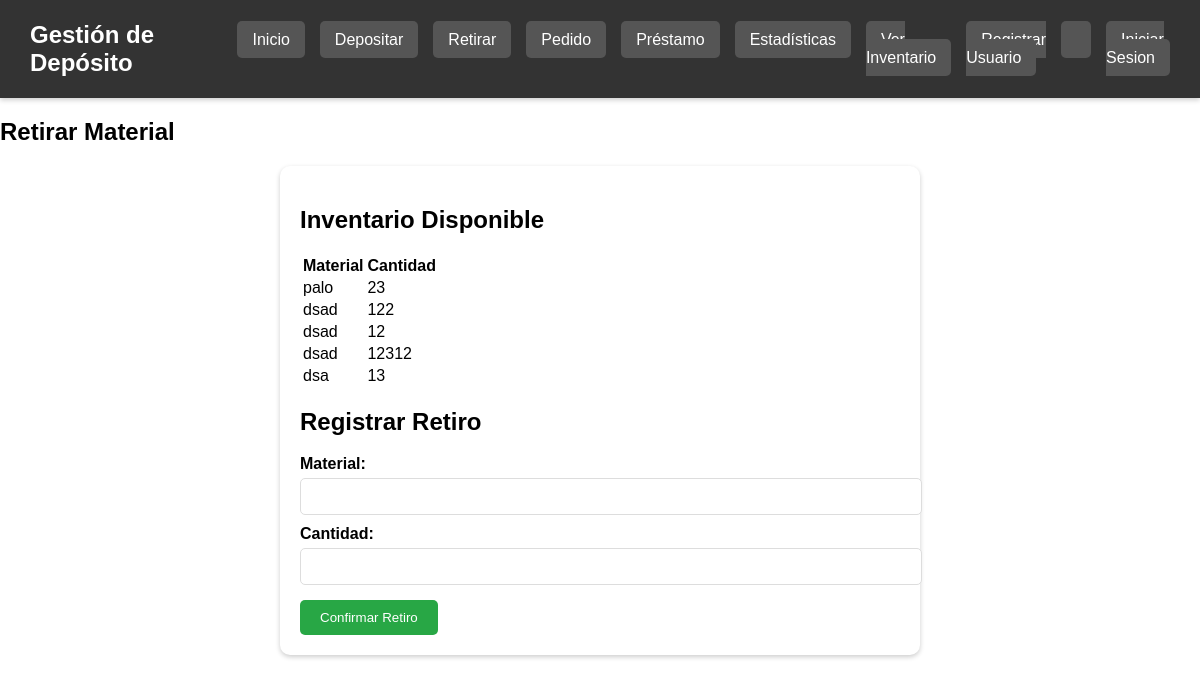
Before: /retirar (signed in) with the older database file.
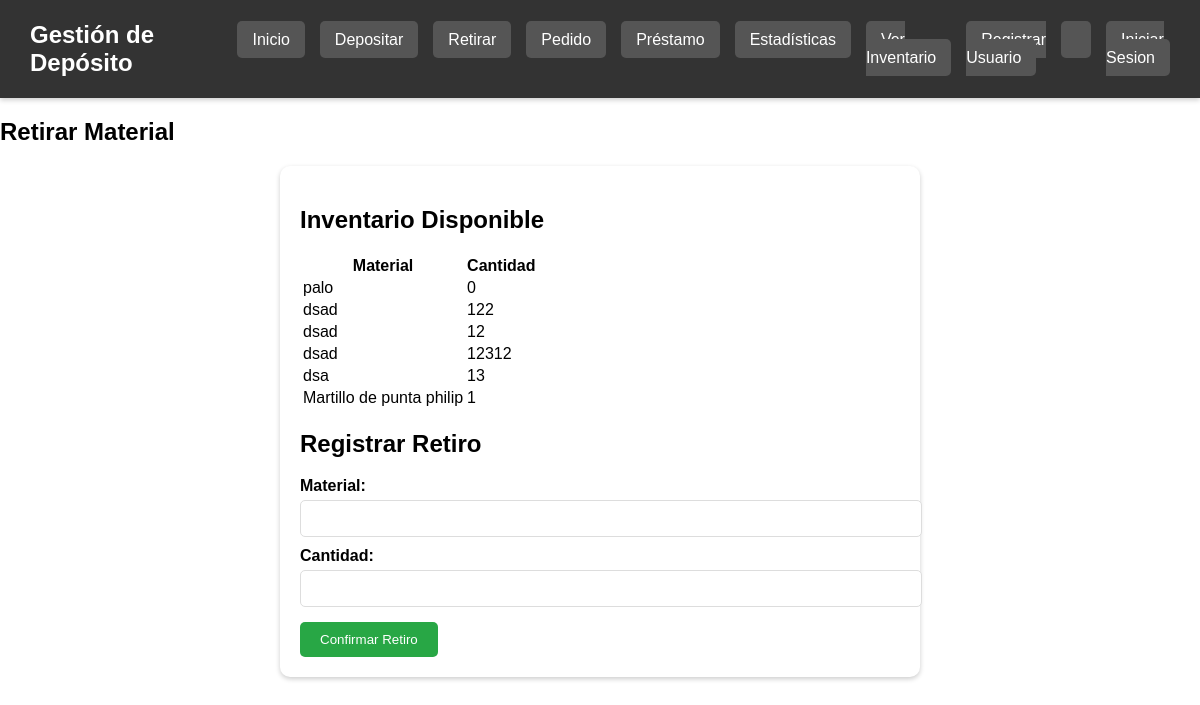
After: the same page with the newer database file.
### tables this page shows
CREATE TABLE Inventario (
    id INTEGER PRIMARY KEY AUTOINCREMENT,
    nombre TEXT NOT NULL,
    codigo_barras TEXT UNIQUE NOT NULL,
    cantidad INTEGER NOT NULL,
    ubicacion TEXT NOT NULL
);

### app.py (the view, shortened to what this page needs)
@app.route('/retirar', methods=["GET", "POST"])
@requiere_login
def retirar():
    conn = conectar_bd()
    cursor = conn.cursor()
    cursor.execute("SELECT nombre, cantidad FROM Inventario")
    inventario = cursor.fetchall()
    conn.close()
    return render_template("retirar.html", inventario=inventario)

### app.py (called while the page is built)
def conectar_bd():
    return sqlite3.connect("inventario_colegio.db")

def requiere_login(func):
    @wraps(func)
    def decorador(*args, **kwargs):
        if "user_id" not in session:
            return redirect("/login")
        return func(*args, **kwargs)
    return decorador

### templates/retirar.html (shortened to what this page needs)
<!DOCTYPE html>
<html lang="es">
<head>
    <link rel="stylesheet" href="{{ url_for('static', filename='styles.css') }}">
</head>
<body>
    {% include 'header.html' %}
        <h2>Retirar Material</h2>
        <main>
            <h2>Inventario Disponible</h2>
            <table>
                <tr>
                    <th>Material</th>
                    <th>Cantidad</th>
                </tr>
                {% for item in inventario %}
                <tr>
                    <td>{{ item[0] }}</td>
                    <td>{{ item[1] }}</td>
                </tr>
                {% endfor %}
            </table>
            <h2>Registrar Retiro</h2>
            <form method="POST">
                <label>Material:</label>
                <input type="text" name="material" required><br>
                <label>Cantidad:</label>
                <input type="number" name="cantidad" required><br>
                <button type="submit">Confirmar Retiro</button>
            </form>
        </main>
</body>
</html>

Changed rows visible on the page:
changed Inventario "palo": cantidad "23" → "0"
added Inventario: nombre "Martillo de punta philip", cantidad "1"
